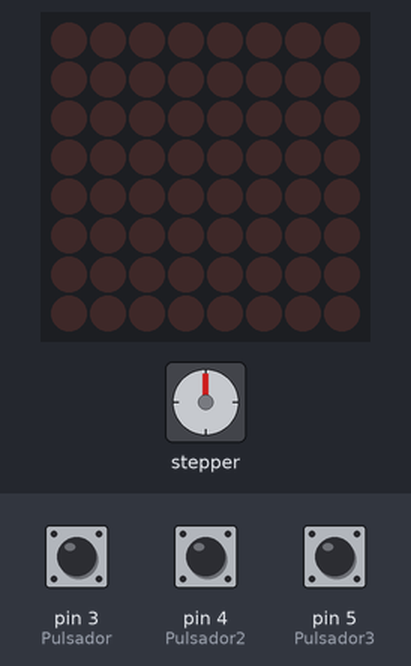
This sketch was run on a simulated Arduino Uno, built with avr-gcc and run on an emulated ATmega328P. Parts: stepper motor, 8×8 LED matrix. Wiring (inferred from the names in the program): stepper motor (2048 steps per turn assumed): coils pin 6, pin 7, pin 8, pin 9. The inputs (shaded band) are chosen by the test bench; at power-on: pin 3 (Pulsador) HIGH, pin 4 (Pulsador2) LOW, pin 5 (Pulsador3) LOW.

Above: at 1.2 s.
1.3 s: pin 3 (Pulsador) pulled LOW for 0.15 s
At 2.1 s:
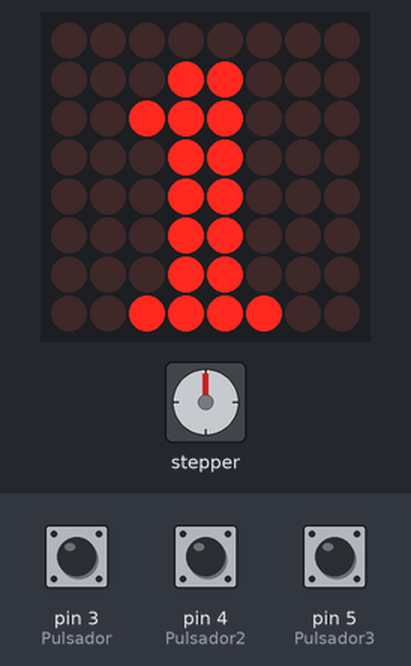
2.9 s: pin 4 (Pulsador2) pulled HIGH for 0.15 s
At 17.9 s:
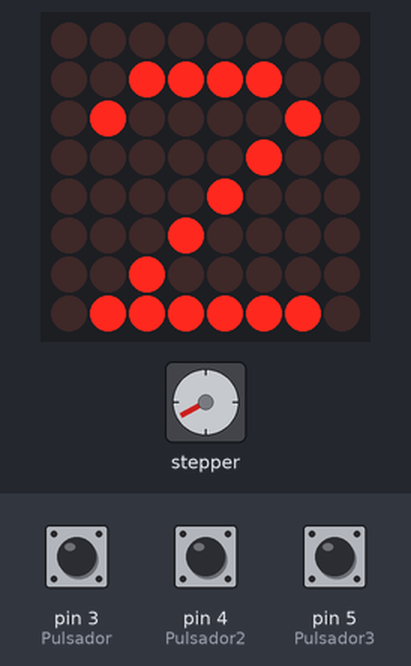
Timing chart, 0 to 18.2 s (numbered marks = the images above; inputs shaded):
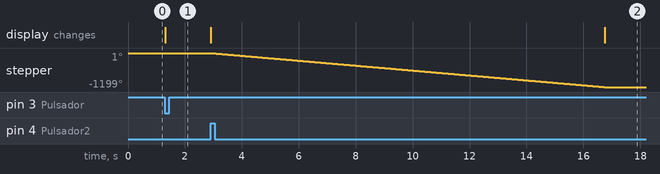

The sketch:

Elevador1111111111111111.ino
```cpp
#include <Stepper.h>
#include "LedControl.h"


LedControl MATLED = LedControl(11,13,10,1);	// crea objeto


byte caracter[8] = {		//Arreglo para mostrar el numero 1
0x0, 0x18, 0x38, 0x18, 0x18, 0x18, 0x18, 0x3c
};

byte caracter_2[8] = { //Arreglo para mostrar el numero 2
 0x0, 0x3c, 0x42, 0x4, 0x8, 0x10, 0x20, 0x7e
};
byte caracter_3[8] = { //Arreglo para mostrar el numero 2
 0x3c, 0x66, 0x6, 0x1c, 0x6, 0x66, 0x3c, 0x0
};


float Tiempo= 2;          // Tiempo de retardo en milisegundos (Velocidad del Motor)
float numero_pasos = 0;   // Valor en grados donde se encuentra el motor
float grados;       // Almacena la cadena de datos recibida
float cuenta;
int Pulsador = 3;//pines en donde estan lo botones
int Pulsador2 = 4;//pines en donde estan lo botones
int Pulsador3 = 5;//pines en donde estan lo botones
int ESTADO1=LOW;
int ESTADO2=LOW;
int ESTADO3=LOW;
bool estado =0;
void setup() {
pinMode(9, OUTPUT);   //Salida que va conectado al motor
pinMode(8, OUTPUT);   //Salida que va conectado al motor
pinMode(7, OUTPUT);    //Salida que va conectado al motor
pinMode(6, OUTPUT);    //Salida que va conectado al motor
pinMode(Pulsador,INPUT);//se configura el pin 12 como entrada para el boton1
pinMode(Pulsador2,INPUT);//se configura el pin 13 como entrada para el boton2
pinMode(Pulsador3,INPUT);//se configura el pin 3  como entrada para el boton3
  MATLED.shutdown(0,false);			// enciende la matriz
  MATLED.setIntensity(0,4);			// establece brillo
  MATLED.clearDisplay(0);
 attachInterrupt(digitalPinToInterrupt(3), interruptor, FALLING);//SE UTILIZA PARA INTERUPCIÓN
grados=0;
}
void loop() {
  ESTADO1=digitalRead(Pulsador);//monitorea el estado de los botones
  ESTADO2=digitalRead(Pulsador2);//monitorea el estado de los botones
  ESTADO3=digitalRead(Pulsador3);//monitorea el estado de los botones

   if(estado ==1)//PISO1
  {
     MATLED.clearDisplay(0);			// blanquea matriz
     if(grados==1465){grados=-1465;cuenta=960;}//si del PISO3 queremos ir al PISO1
       if(grados==750){grados=-750;}//si del PISO2 queremos ir al PISO1
       else
  {    grados=0;//si iniciamos en el PISO1
       grados = (grados* 1.4222222222); // Ajuste de 512 vueltas a los 360 grados
       while (grados>numero_pasos){   // Girohacia la izquierda en grados
       paso_izq();numero_pasos = numero_pasos + 1;
       }
       while (grados<numero_pasos){   // Giro hacia la derecha en grados
       paso_der();numero_pasos = numero_pasos - 1;
       cuenta=cuenta - 1;
       }
       grados=(grados/1.4222222222);//para poder comparar despues
        mostrar();
       apagado();         // Apagado del Motor para que no se caliente
  }
  estado =0;
  }


  if(ESTADO2==HIGH)//PISO2
  {
     MATLED.clearDisplay(0);
     if(grados==0){grados=1200;}//si del PISO1 queremos ir al PISO2
       if(grados==2000){grados=grados-720;}//si del PISO3 queremos ir al PISO2
       else
  {    grados=1200;//si iniciamos en el PISO2
       grados = (grados* 1.4222222222); // Ajuste de 512 vueltas a los 360 grados
       while (grados>numero_pasos){   // Girohacia la izquierda en grados
       paso_izq();numero_pasos = numero_pasos + 1;
       }
       while (grados<numero_pasos){   // Giro hacia la derecha en grados
       paso_der();numero_pasos = numero_pasos - 1;
       }
       grados=(grados/1.4222222222);//para poder comparar despues
        mostrar_2();
       apagado();         // Apagado del Motor para que no se caliente
  }
  }
 if(ESTADO3==HIGH)//PISO3
  {
     MATLED.clearDisplay(0);
     if(grados==0){grados=1100;cuenta=2000;}//si del PISO1 queremos ir al PISO3
       if(grados==750){grados=grados + 715;}//si del PISO2 queremos ir al PISO3
       else
  {    grados=2070;//si iniciamos en el PISO2
       grados = (grados* 1.4222222222); // Ajuste de 512 vueltas a los 360 grados
       while (grados>numero_pasos){   // Girohacia la izquierda en grados
       paso_izq();numero_pasos = numero_pasos + 1;
       cuenta=cuenta - 1;
       }
       while (grados<numero_pasos){   // Giro hacia la derecha en grados
       paso_der();numero_pasos = numero_pasos - 1;
       }
       grados=(grados/1.4222222222);//para poder comparar despues
        mostrar_3();
       apagado();         // Apagado del Motor para que no se caliente
  }
  }
}  ///////////////////// Fin del Loop ///////////////////////////
void paso_der(){         // Pasos a la derecha
 digitalWrite(9, LOW);
 digitalWrite(8, LOW);
 digitalWrite(7, HIGH);
 digitalWrite(6, HIGH);
 delay(Tiempo);
 digitalWrite(9, LOW);
 digitalWrite(8, HIGH);
 digitalWrite(7, HIGH);
 digitalWrite(6, LOW);
 delay(Tiempo);
 digitalWrite(9, HIGH);
 digitalWrite(8, HIGH);
 digitalWrite(7, LOW);
 digitalWrite(6, LOW);
 delay(Tiempo);
 digitalWrite(9, HIGH);
 digitalWrite(8, LOW);
 digitalWrite(7, LOW);
 digitalWrite(6, HIGH);
 delay(Tiempo);
}

void paso_izq() {        // Pasos a la izquierda
 digitalWrite(9, HIGH);
 digitalWrite(8, LOW);
 digitalWrite(7, LOW);
 digitalWrite(6, HIGH);
 delay(Tiempo);
 digitalWrite(9, HIGH);
 digitalWrite(8, HIGH);
 digitalWrite(7, LOW);
 digitalWrite(6, LOW);
 delay(Tiempo);
 digitalWrite(9, LOW);
 digitalWrite(8, HIGH);
 digitalWrite(7, HIGH);
 digitalWrite(6, LOW);
 delay(Tiempo);
 digitalWrite(9, LOW);
 digitalWrite(8, LOW);
 digitalWrite(7, HIGH);
 digitalWrite(6, HIGH);
 delay(Tiempo);

}

void apagado() {         // Apagado del Motor
 digitalWrite(9, LOW);
 digitalWrite(8, LOW);
 digitalWrite(7, LOW);
 digitalWrite(6, LOW);
 }

 void mostrar(){			// funcion mostrar_1
  for (int i = 0; i < 8; i++)  		// bucle itera 8 veces por el array
  {
    MATLED.setRow(0,i,caracter[i]);		// establece fila con valor de array cero en misma posicion
  }
}

void mostrar_2(){
    for (int i = 0; i < 8; i++)  		// bucle itera 8 veces por el array
  {
    MATLED.setRow(0,i,caracter_2[i]);		// establece fila con valor de array cero en misma posicion
  }
}

void mostrar_3(){
    for (int i = 0; i < 8; i++)  		// bucle itera 8 veces por el array
  {
    MATLED.setRow(0,i,caracter_3[i]);		// establece fila con valor de array cero en misma posicion
  }
}

void interruptor(){
  estado = 1;
}
```

Measured:
- after the input at 1.3 s, the display: changes at once (image 1)
- after the input at 2.9 s, stepper: turns 1199° counter-clockwise in 13.8 s, starting at once; the display: first changes at once (image 2 shows a later state)
